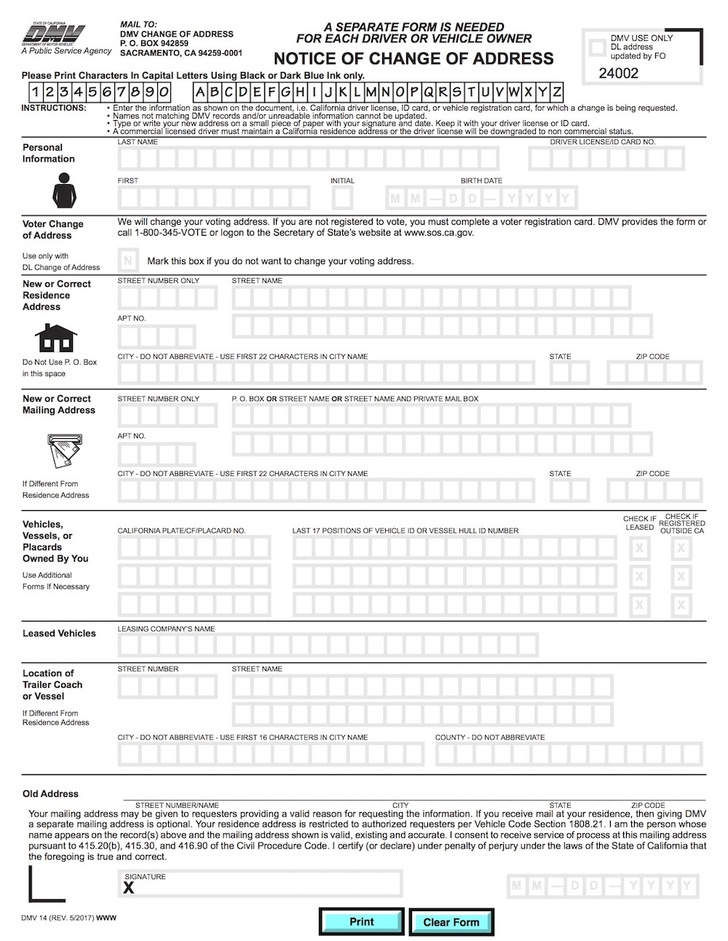
#> input picture image_alignment/form.jpg, 728 x 941 px, shrunk from 1000 x 1293 before the run
$ jupyter execute --allow-errors ImageAlignment.ipynb
#> lines starting #> are read from the running program, lines starting #| are printed output that depends on the picture; long printed decimals are rounded
# Image Alignment
**Satya Mallick, OpenCV.org**

## Align an image to a template.

## Theory

1. A **Homography** transforms a square to arbitrary quad.

## Theory
2. Images of two planes are related by a **Homography**
3. We need **4 corresponding points** to estimate Homography

[cell 1]
# Imports
import cv2
import numpy as np
import matplotlib.pyplot as plt

[cell 2]
if 'google.colab' in str(get_ipython()):
    print("Downloading Code to Colab Environment")
    !wget https://www.dropbox.com/sh/nz7p6x2bhbpmq39/AADEaaTMua2_v6AIOhJnW32Wa?dl=1 -O code.zip -q --show-progress
    !unzip -qq code.zip
else:
    pass

## Step 1: Read Tempalate and Scanned Image

[cell 3]
# Read reference image
refFilename = "form.jpg"
print("Reading reference image : ", refFilename)
im1 = cv2.imread(refFilename, cv2.IMREAD_COLOR)
#> im1 is the input picture: shape (941, 728, 3); mean B, G, R 237.2, 237.3, 237
im1 = cv2.cvtColor(im1, cv2.COLOR_BGR2RGB)

# Read image to be aligned
imFilename = "scanned-form.jpg"
print("Reading image to align : ", imFilename)
im2 = cv2.imread(imFilename, cv2.IMREAD_COLOR)
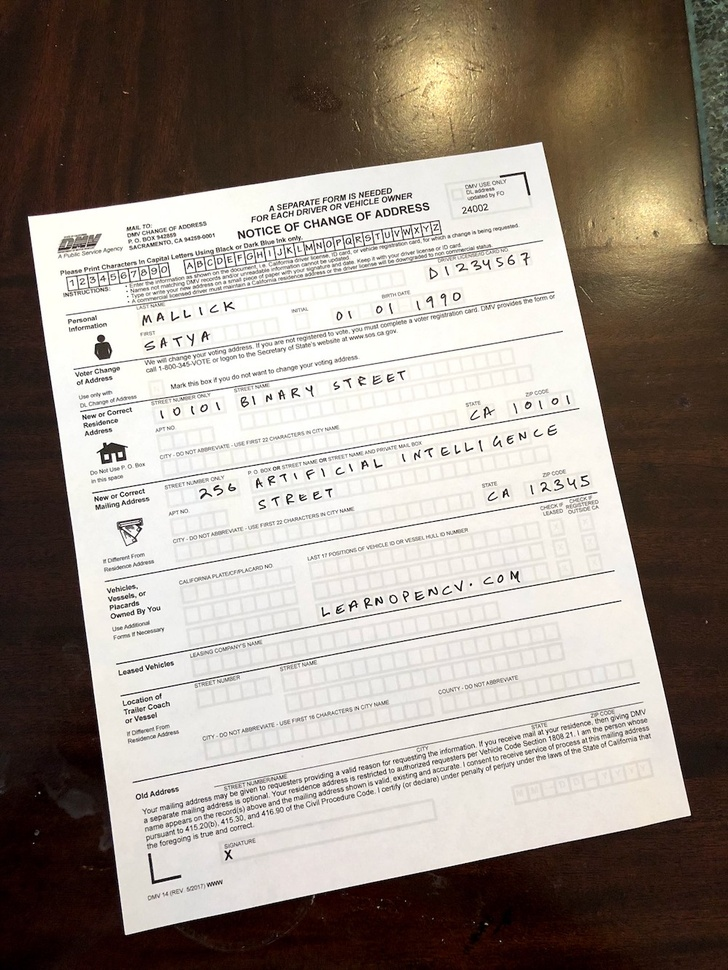
#> input picture image_alignment/scanned-form.jpg, 728 x 970 px, shrunk from 1000 x 1333 before the run
#> im2 is the input picture: shape (970, 728, 3); mean B, G, R 135.9, 144.8, 154.5
im2 = cv2.cvtColor(im2, cv2.COLOR_BGR2RGB)

[cell 4]
# Display Images

plt.figure(figsize=[20,10]);
plt.subplot(121); plt.axis('off'); plt.imshow(im1); plt.title("Original Form")
plt.subplot(122); plt.axis('off'); plt.imshow(im2); plt.title("Scanned Form")
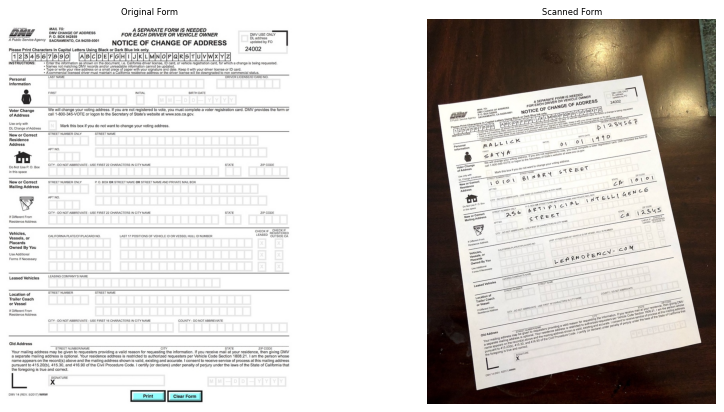
#> figure drawn by matplotlib, 2 panels

## Step 2: Find keypoints in both Images

Think of keypoints as corner points that are stable under image transformations

[cell 5]
# Convert images to grayscale
im1_gray = cv2.cvtColor(im1, cv2.COLOR_BGR2GRAY)
im2_gray = cv2.cvtColor(im2, cv2.COLOR_BGR2GRAY)
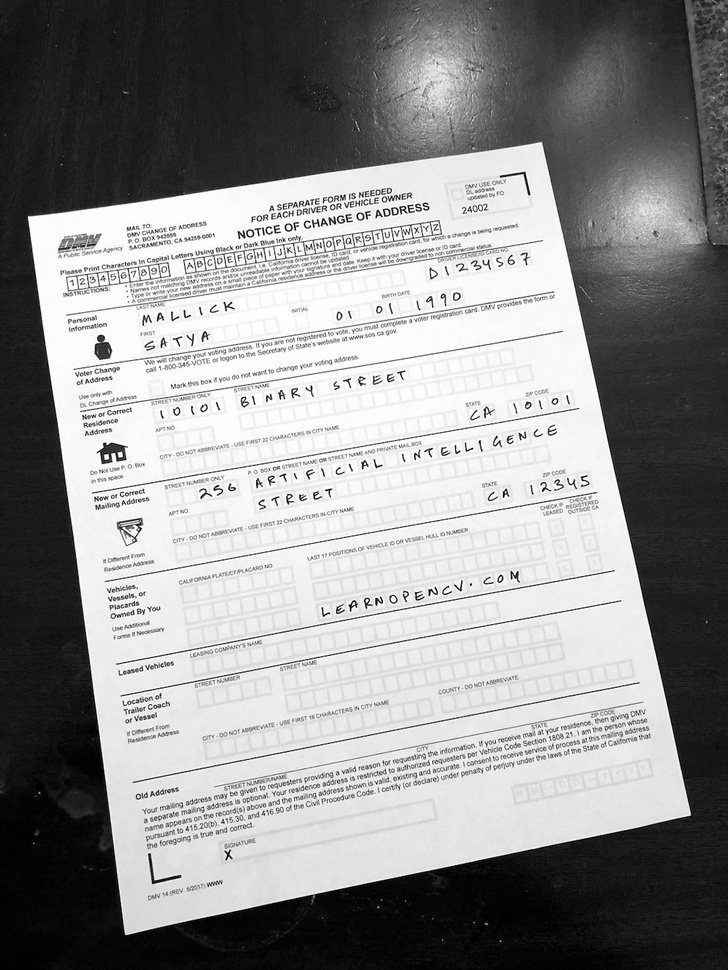
#> im2_gray: shape (970, 728); min 0, max 255, mean 143.3


# Detect ORB features and compute descriptors.
MAX_NUM_FEATURES = 500
orb = cv2.ORB_create(MAX_NUM_FEATURES)
keypoints1, descriptors1 = orb.detectAndCompute(im1_gray, None)
#> keypoints1 = 500 keypoints; strongest (x, y, size): (360, 58, 31), (356, 53, 31), (292, 56, 37.2), (378, 61, 31)
keypoints2, descriptors2 = orb.detectAndCompute(im2_gray, None)
#> keypoints2 = 500 keypoints; strongest (x, y, size): (429, 590, 31), (582, 477, 31), (353, 601, 31), (285, 226, 31)

##

idx = 1
print ("keypoint angle: ", keypoints1[idx].angle)
#| keypoint angle:  269.358
print ("keypoint size:  ", keypoints1[idx].size)
#| keypoint size:   31.0
print ("keypoint x:     ", keypoints1[idx].pt[0])
#| keypoint x:      412.0
print ("keypoint y:     ", keypoints1[idx].pt[1])
#| keypoint y:      88.0
print ("")
print ("descriptor: ", descriptors1[idx])
#| descriptor:  [253 151  60  73 191 116 147 154  79 125 189  55 154  62 238 237 237 154
#|  190 126 159  34 123 209 127 121 227 239 219 223 253 119]
print ("")

# Display
im1_display = cv2.drawKeypoints(im1, keypoints1, outImage=np.array([]), color=(255, 0, 0), flags=cv2.DRAW_MATCHES_FLAGS_DRAW_RICH_KEYPOINTS)
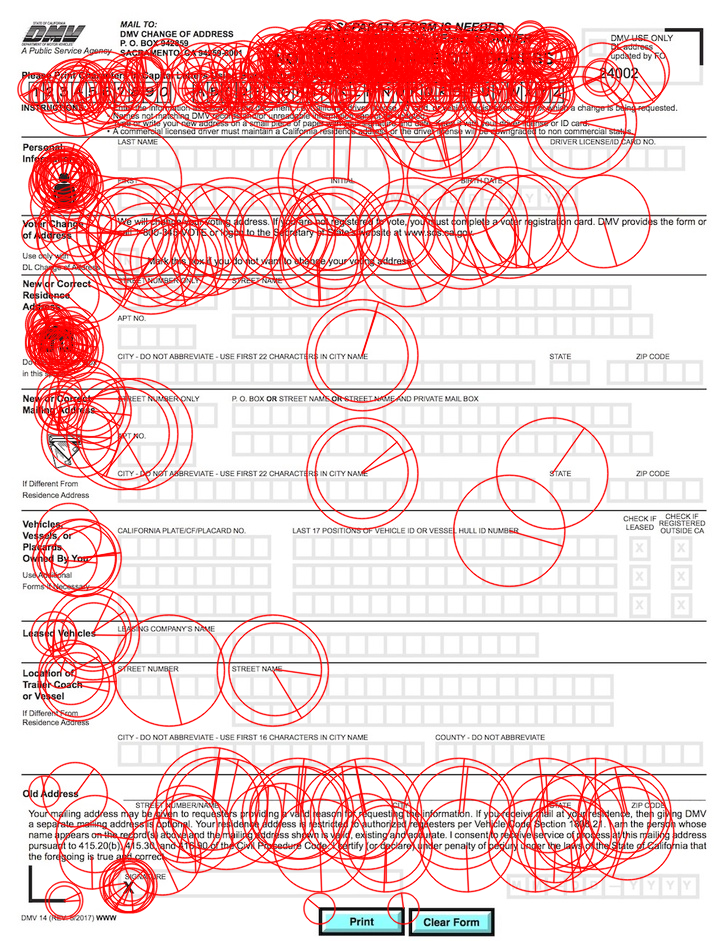
#> im1_display: shape (941, 728, 3); mean R, G, B 241.1, 209.5, 209.5
im2_display = cv2.drawKeypoints(im2, keypoints2, outImage=np.array([]), color=(255, 0, 0), flags=cv2.DRAW_MATCHES_FLAGS_DRAW_RICH_KEYPOINTS)
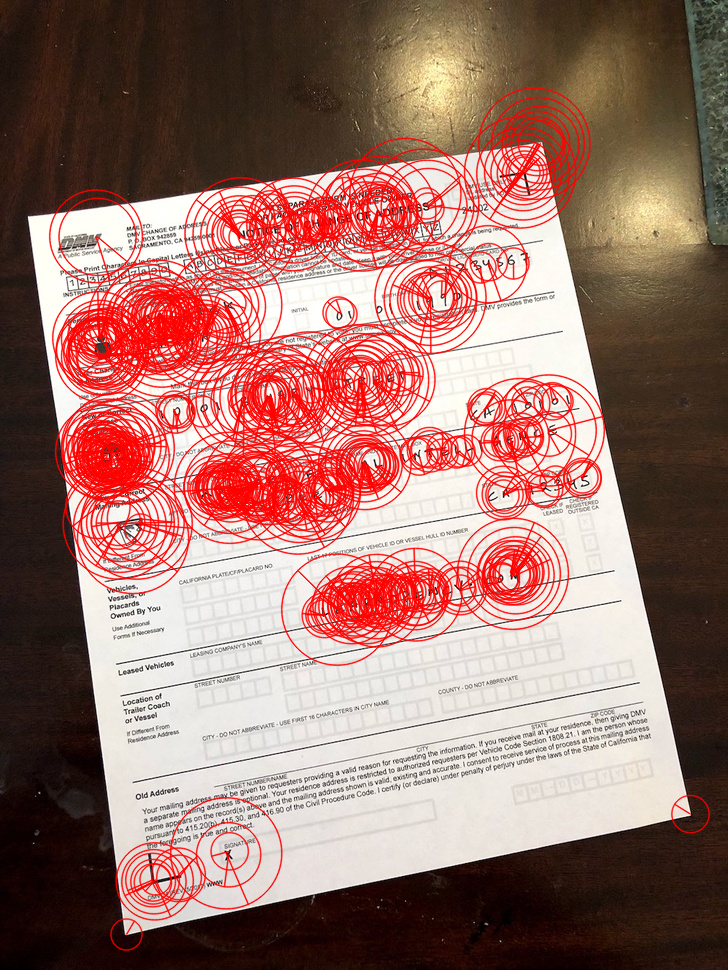
#> im2_display: shape (970, 728, 3); mean R, G, B 158.1, 117.5, 109.2

[cell 6]
plt.figure(figsize=[20,10])
plt.subplot(121); plt.axis('off'); plt.imshow(im1_display); plt.title("Original Form");
plt.subplot(122); plt.axis('off'); plt.imshow(im2_display); plt.title("Scanned Form");

## Step 3 : Match keypoints in the two image

[cell 7]
# Match features.
matcher = cv2.DescriptorMatcher_create(cv2.DESCRIPTOR_MATCHER_BRUTEFORCE_HAMMING)
matches = matcher.match(descriptors1, descriptors2, None)
#> matches = 500 matches

# Sort matches by score
#> (the rest of this cell did not finish here and is left out)

[cell 8]
idx = 0
d1 = descriptors1[matches[idx].queryIdx]
#> d1 = 32 values, max 246 at index 0, min 2 at index 9, mean 116.1
d2 = descriptors2[matches[idx].trainIdx]
#> d2 = 32 values, max 253 at index 18, min 1 at index 8, mean 132
plt.plot(d1)
plt.plot(d2)
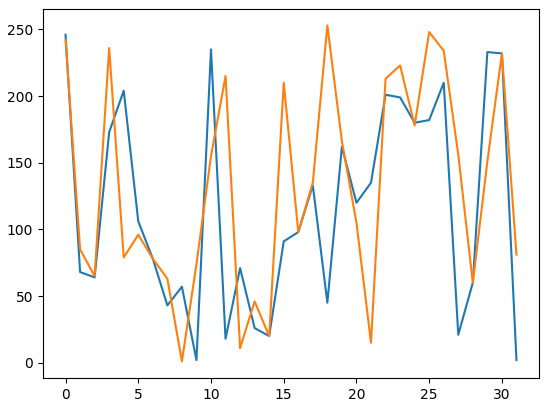
#> figure drawn by matplotlib, 1 panel; curve peaks at x = 0, y = 246; curve peaks at x = 18, y = 253

[cell 9]
idx = len(matches)-1
#> idx = 499
d1 = descriptors1[matches[idx].queryIdx]
#> d1 = 32 values, max 229 at index 3, min 2 at index 0, mean 106.9
d2 = descriptors2[matches[idx].trainIdx]
#> d2 = 32 values, max 234 at index 16, min 0 at index 7, mean 97.53
plt.plot(d1)
plt.plot(d2)
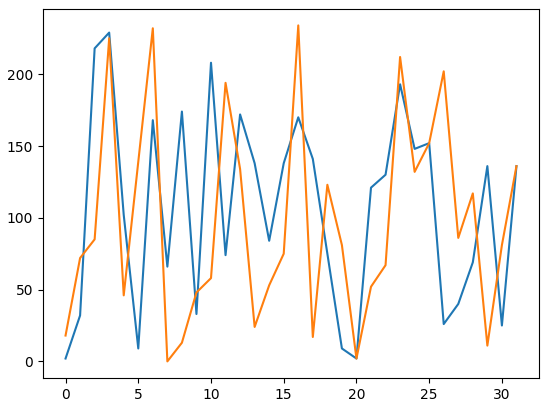
#> figure drawn by matplotlib, 1 panel; curve peaks at x = 3, y = 229; curve peaks at x = 16, y = 234

[cell 10]
# Draw top matches
im_matches = cv2.drawMatches(im1, keypoints1, im2, keypoints2, matches, None)
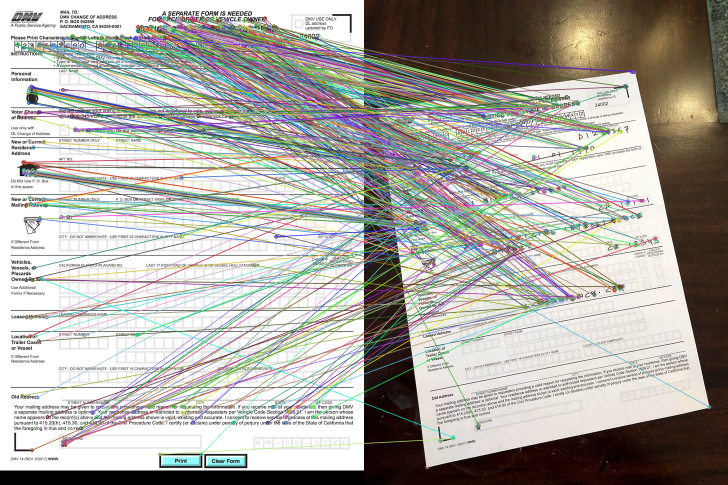
#> im_matches: shape (970, 1456, 3) (shown at 1/2 size); mean R, G, B 173.3, 170.5, 164.9

plt.figure(figsize=[40,10])
plt.imshow(im_matches); plt.axis('off'); plt.title("Original Form");

## Step 4:  Find Homography

[cell 11]
# Extract location of good matches
points1 = np.zeros((len(matches), 2), dtype=np.float32)
#> points1 = 500 pairs, first value 0 to 0, second value 0 to 0
points2 = np.zeros((len(matches), 2), dtype=np.float32)
#> points2 = 500 pairs, first value 0 to 0, second value 0 to 0

for i, match in enumerate(matches):
  points1[i, :] = keypoints1[match.queryIdx].pt
  points2[i, :] = keypoints2[match.trainIdx].pt
#> after the loop, points1 = 500 pairs, first value 33 to 636.6, second value 35 to 908; points2 = 500 pairs, first value 95.04 to 690, second value 143.3 to 877

# Find homography
h, mask = cv2.findHomography(points2, points1, cv2.RANSAC)
#> h = [[1.36, -0.192, -4.56], [0.216, 1.54, -355.7], [-0.000229, 0.000239, 1]]; mask = 500 values, max 1 at index 112, min 0 at index 0, mean 0.09

idx = 10
print("Homography")
print(h)
#| [[ 1.35594092e+00 -1.92349852e-01 -4.55844013e+00]
#|  [ 2.16026544e-01  1.54354424e+00 -3.55720382e+02]
#|  [-2.29461168e-04  2.38637086e-04  1.00000000e+00]]
print("")
print("Point-1 (template)")
print(points1[idx, :])
#| [124.  87.]
print("")
print("Point-2 (scan)")
print(points2[idx, :])
#| [378. 211.]
print("")

print("Express point-2 (scan) in homogeneous coordinates")
p2_homo = np.append(points2[idx, :],1)
#> p2_homo = [378, 211, 1]
print(p2_homo)
#| [378. 211.   1.]
print("")

p1_homo = np.matmul(h,p2_homo.T)
#> p1_homo = [467.4, 51.63, 0.964]
print("p1_homo = H * p2_homo")
print(p1_homo)
#| [467.401  51.625   0.9636 ]
print("")
print("Normalized p1_homo (template)")
print (p1_homo/p1_homo[2])
#| [485.049  53.575   1.        ]

## Step 5: Warp image

[cell 12]
# Use homography to warp image
height, width, channels = im1.shape
#> height = 941; width = 728; channels = 3
im2_reg = cv2.warpPerspective(im2, h, (width, height))
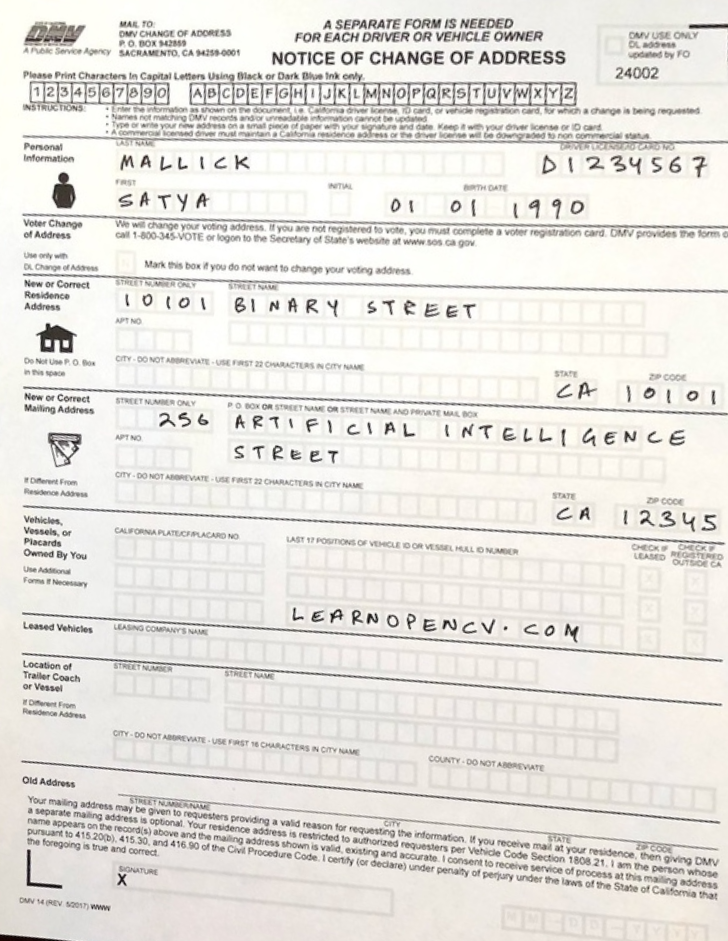
#> im2_reg: shape (941, 728, 3); mean R, G, B 230.2, 227.6, 222.7
# Display results
plt.figure(figsize=[20,10]);
plt.subplot(121); plt.imshow(im1); plt.axis('off'); plt.title("Original Form");
plt.subplot(122); plt.imshow(im2_reg); plt.axis('off'); plt.title("Scanned Form");
